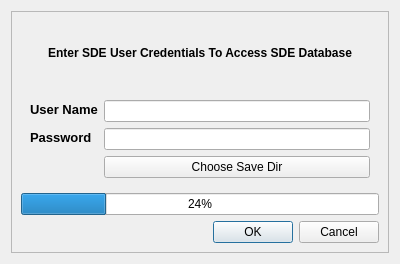
<?xml version="1.0" encoding="UTF-8"?>
<ui version="4.0">
 <class>SDEDialog</class>
 <widget class="QDialog" name="SDEDialog">
  <property name="geometry">
   <rect>
    <x>0</x>
    <y>0</y>
    <width>400</width>
    <height>264</height>
   </rect>
  </property>
  <property name="windowTitle">
   <string>Download SDE Data</string>
  </property>
  <layout class="QHBoxLayout" name="horizontalLayout">
   <item>
    <widget class="QFrame" name="frame">
     <property name="frameShape">
      <enum>QFrame::StyledPanel</enum>
     </property>
     <property name="frameShadow">
      <enum>QFrame::Raised</enum>
     </property>
     <layout class="QVBoxLayout" name="verticalLayout">
      <item>
       <widget class="QLabel" name="label_3">
        <property name="text">
         <string>&lt;html&gt;&lt;head/&gt;&lt;body&gt;&lt;p align=&quot;center&quot;&gt;&lt;span style=&quot; font-weight:600;&quot;&gt;Enter SDE User Credentials To Access SDE Database&lt;/span&gt;&lt;/p&gt;&lt;/body&gt;&lt;/html&gt;</string>
        </property>
        <property name="wordWrap">
         <bool>true</bool>
        </property>
       </widget>
      </item>
      <item>
       <widget class="QWidget" name="widget" native="true">
        <layout class="QFormLayout" name="formLayout">
         <item row="1" column="0">
          <widget class="QLabel" name="label">
           <property name="maximumSize">
            <size>
             <width>16777215</width>
             <height>20</height>
            </size>
           </property>
           <property name="text">
            <string>&lt;html&gt;&lt;head/&gt;&lt;body&gt;&lt;p&gt;&lt;span style=&quot; font-size:10pt; font-weight:600;&quot;&gt;User Name&lt;/span&gt;&lt;/p&gt;&lt;/body&gt;&lt;/html&gt;</string>
           </property>
          </widget>
         </item>
         <item row="1" column="1">
          <widget class="QLineEdit" name="usernamebox"/>
         </item>
         <item row="3" column="0">
          <widget class="QLabel" name="label_2">
           <property name="maximumSize">
            <size>
             <width>16777215</width>
             <height>20</height>
            </size>
           </property>
           <property name="text">
            <string>&lt;html&gt;&lt;head/&gt;&lt;body&gt;&lt;p&gt;&lt;span style=&quot; font-size:10pt; font-weight:600;&quot;&gt;Password&lt;/span&gt;&lt;/p&gt;&lt;/body&gt;&lt;/html&gt;</string>
           </property>
          </widget>
         </item>
         <item row="3" column="1">
          <widget class="QLineEdit" name="pwbox"/>
         </item>
         <item row="4" column="1">
          <widget class="QPushButton" name="pickSaveDir">
           <property name="text">
            <string>Choose Save Dir</string>
           </property>
          </widget>
         </item>
        </layout>
       </widget>
      </item>
      <item>
       <widget class="QProgressBar" name="progressBar">
        <property name="value">
         <number>24</number>
        </property>
       </widget>
      </item>
      <item>
       <widget class="QDialogButtonBox" name="buttonBox">
        <property name="standardButtons">
         <set>QDialogButtonBox::Cancel|QDialogButtonBox::Ok</set>
        </property>
       </widget>
      </item>
     </layout>
    </widget>
   </item>
  </layout>
 </widget>
 <resources/>
 <connections/>
</ui>
